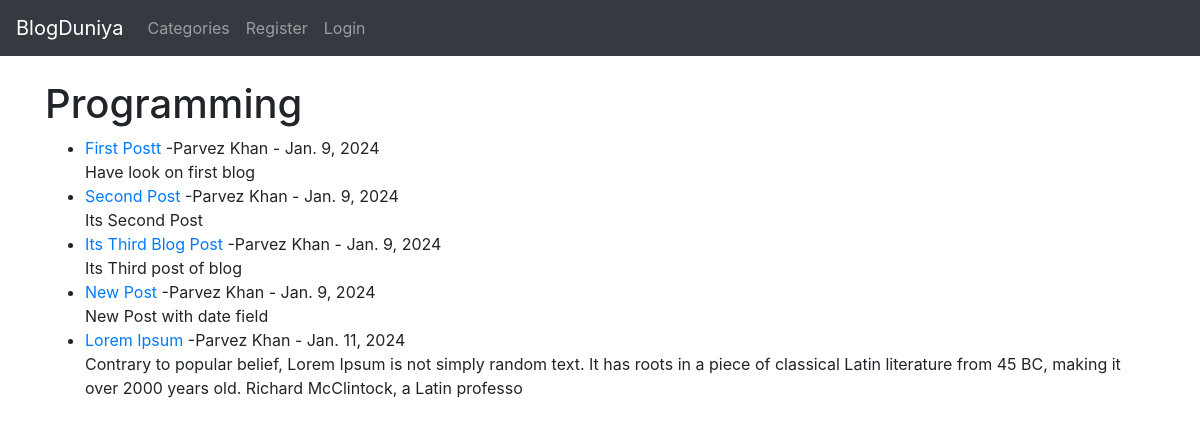
/category/programming/, run on the app's committed database.
### blogapp/models.py (models this page shows, shortened)
class Post(models.Model):
    title = models.CharField(max_length=255)
    header_image =models.ImageField(null=True,blank=True,upload_to="images/")
    title_tag = models.CharField(max_length=255)
    author = models.ForeignKey(User, on_delete=models.CASCADE)
    body = RichTextField(blank=True,null=True)
    post_date = models.DateField(auto_now_add=True)
    category = models.CharField(max_length=255, default='programming')
    snippet = models.CharField(max_length=255)
    likes = models.ManyToManyField(User, related_name='blog_posts')

### blogapp/views.py (the view)
# urls.py: path('category/<str:cats>/', CategoryView,name='category'),
def CategoryView(request,cats):
    category_posts = Post.objects.filter(category=cats.replace('-', ' '))
    return render(request, 'categories.html', {'cats':cats.title().replace('-', ' '), 'category_posts': category_posts})

### blogapp/templates/categories.html (shortened to what this page needs)
{% extends 'base.html' %}
{% block content %}
{% if category_posts %}
<h1>{{ cats }}</h1>
<ul>
{% for post in category_posts %}
<li>
    <a href="{% url 'article-detail' post.pk %}">{{ post.title }}</a>  -{{ post.author.first_name }}
    {{ post.author.last_name }} - {{ post.post_date }}
    <br/>
    {{ post.body|slice:"200" }}
  </li>
{% endfor %}
</ul>
{% else %}
<h2>Sorry this page does not exist...</h2>
{% endif %}
{% endblock %}

### data on the page
Post: title "First Postt", author.first_name "Parvez", author.last_name "Khan", post_date "Jan. 9, 2024", body "Have look on first blog"
Post: title "Second Post", author.first_name "Parvez", author.last_name "Khan", post_date "Jan. 9, 2024", body "Its Second Post"
Post: title "Its Third Blog Post", author.first_name "Parvez", author.last_name "Khan", post_date "Jan. 9, 2024", body "Its Third post of blog"
Post: title "New Post", author.first_name "Parvez", author.last_name "Khan", post_date "Jan. 9, 2024", body "New Post with date field"
Post: title "Lorem Ipsum", author.first_name "Parvez", author.last_name "Khan", post_date "Jan. 11, 2024", body "Contrary to popular belief, Lorem Ipsum is not simply random text. It has roots in a piece of classical Latin literature from 45 BC, making it over 2000 years old. Richard McClintock, a Latin professo"

### other printed values
{{ cats }} "Programming"
